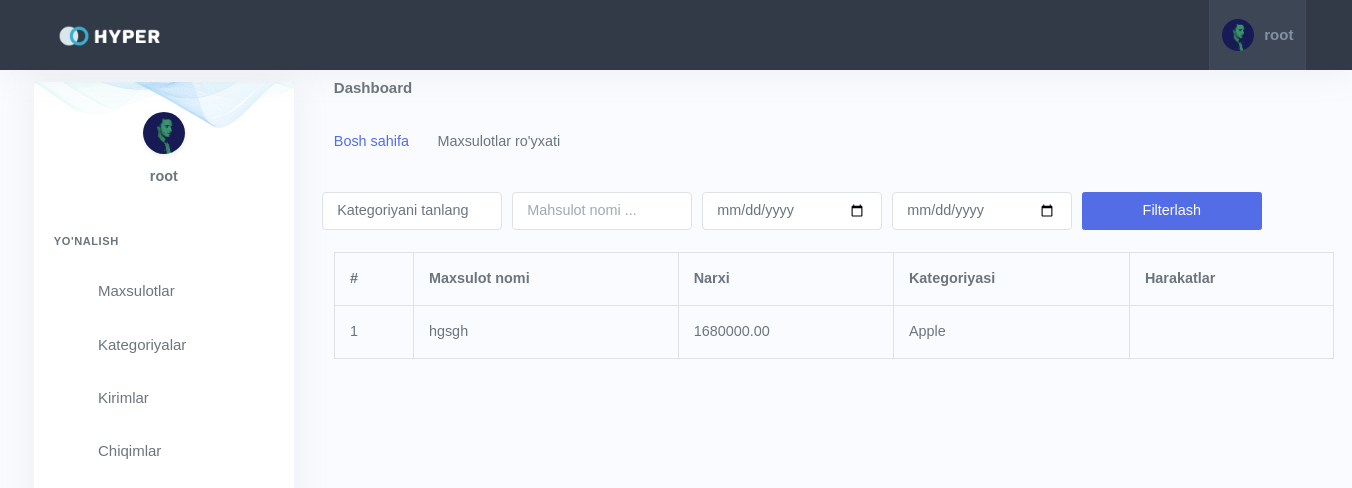
The page /products/ (signed in) on the database as committed earlier.
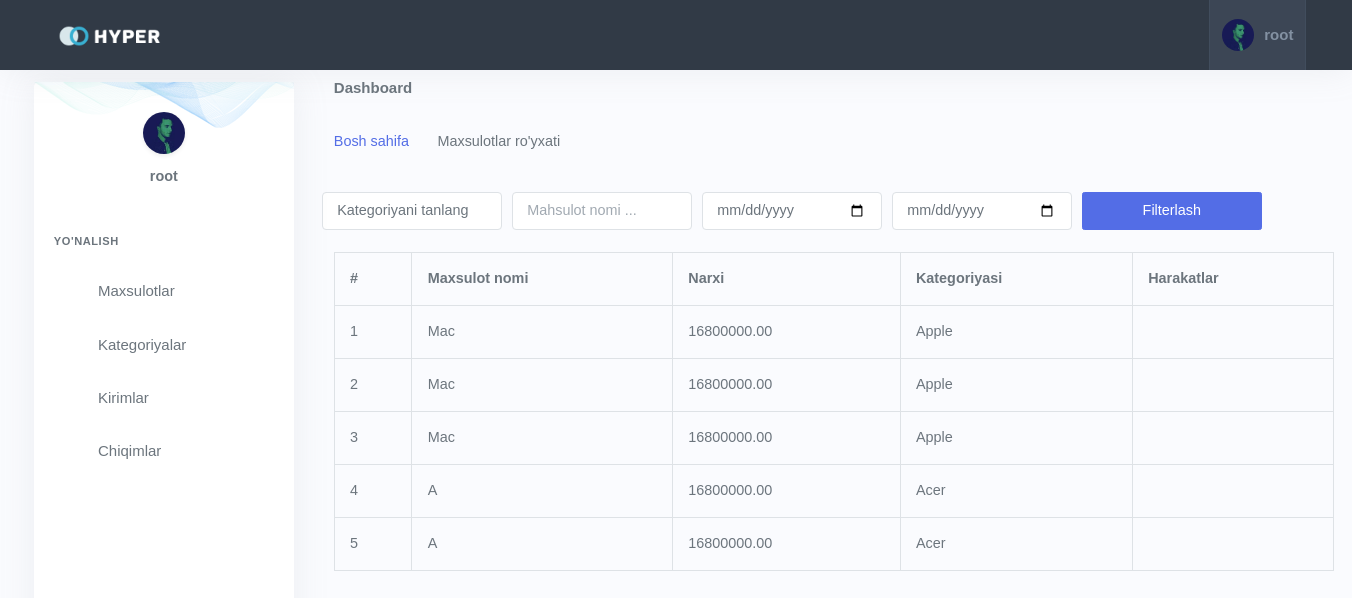
The same page on the database as committed later.
### main/models.py (models this page shows, shortened)
class Product(models.Model):
    name = models.CharField(max_length=200)
    category = models.ForeignKey(Category, on_delete=models.CASCADE)
    image = models.FileField(upload_to='media/products/')
    description = models.TextField()
    price = models.DecimalField(max_digits=10, decimal_places=2)
    quantity = models.PositiveIntegerField()
    created_at = models.DateTimeField(auto_now_add=True)
    qr_code = models.ImageField(blank=True, upload_to="media/qr_codes")

class Category(models.Model):
    name = models.CharField(max_length=100)

### dashboard/views.py (the view, shortened to what this page needs)
# urls.py: path('products/', views.product_list),
@login_required(login_url='log_in')
def product_list(request):
    categories = models.Category.objects.all()
    category_code = request.GET.get('code')
    filter_items = {}
    if category_code:
        filter_items['product__category__code'] = category_code
    products = models.Product.objects.filter(**filter_items)
    context = {
        'products': products,
        'categories': categories,
        'category_code': category_code,
    }
    return render(request, 'dashboard/product/list.html', context)

### templates/dashboard/product/list.html (shortened to what this page needs)
{% extends 'dashboard/base.html' %}
{% load static %}
{% block content %}
<div style="width: 1000px; margin-left: 300px;">
    <div class="col-md-6">
        <div class="page-header-title">
            <h5 class="m-b-10">Dashboard</h5>
        </div>
            <ul class="breadcrumb">
                <li class="breadcrumb-item"><a href="{% url 'index' %}">Bosh sahifa</a></li>
                <li class="breadcrumb-item">Maxsulotlar ro'yxati</li>
            </ul>
    </div>
    <div class="row">
        <div class="col">
            <form method="get" action="{% url 'product_list' %}">
              <div class="row">
                <select class="form-control" style="width: 180px;" name="category_id">
                    <option value="">Kategoriyani tanlang</option>
                </select>
                <input class="form-control" style="width: 180px; margin-left: 10px;" type="text" name="name" placeholder="Mahsulot nomi ..." value="{{ request.GET.name }}">
                <input class="form-control" style="width: 180px; margin-left: 10px;" type="date" name="start_date" value="{{ request.GET.start_date }}">
                <input class="form-control" style="width: 180px; margin-left: 10px;" type="date" name="end_date" value="{{ request.GET.end_date }}">
                <button style="width: 180px; margin-left: 10px;" class="btn btn-primary" type="submit">Filterlash</button>
            </div>
            </form><br>
            <table class="table table-bordered">
                <thead>
                    <tr>
                        <th>#</th>
                        <th>Maxsulot nomi</th>
                        <th>Narxi</th>
                        <th>Kategoriyasi</th>
                        <th>Harakatlar</th>
                    </tr>
                </thead>
                <tbody>
                    {% for product in products %}
                    <tr>
                        <td>{{ forloop.counter }}</td>
                        <td>{{ product.name }}</td>
                        <td>{{ product.price }}</td>
                        <td>{{ product.category.name }}</td>
                        <td>
                        </td>
                    </tr>
                    {% endfor %}
                </tbody>
            </table>
        </div>
    </div>
</div>
{% endblock %}

### templates/dashboard/base.html (shortened to what this page needs)
{% load static %}
<!DOCTYPE html>
<html lang="en" data-layout-mode="detached" data-topbar-color="dark" data-menu-color="light" data-sidenav-user="true">
    <head>
        <link rel="stylesheet" href="{% static 'dashboard/vendor/daterangepicker/daterangepicker.css' %}">
        <link rel="stylesheet" href="{% static 'dashboard/vendor/admin-resources/jquery.vectormap/jquery-jvectormap-1.2.2.css' %}">
        <link href="{% static 'dashboard/css/app-modern.min.css' %}" rel="stylesheet" type="text/css" id="app-style" />
        <link href="{% static 'dashboard/css/icons.min.css' %}" rel="stylesheet" type="text/css" />
    </head>
    <body>
        <div class="wrapper">
            <div class="navbar-custom">
                <div class="topbar container-fluid">
                    <div class="d-flex align-items-center gap-lg-2 gap-1">
                        <div class="logo-topbar">
                            <a href="#" class="logo-light">
                                <span class="logo-lg">
                                    <img src="{% static 'dashboard/images/logo.png' %}" alt="logo">
                                </span>
                            </a>
                        </div>
                        <button class="button-toggle-menu">
                            <i class="mdi mdi-menu"></i>
                        </button>
                    </div>
                    <ul class="topbar-menu d-flex align-items-center gap-3">
                        <li class="d-none d-md-inline-block">
                            <a class="nav-link" href="" data-toggle="fullscreen">
                                <i class="ri-fullscreen-line font-22"></i>
                            </a>
                        </li>
                        {% if user.is_authenticated %}
                        <li class="dropdown">
                            <a class="nav-link dropdown-toggle arrow-none nav-user px-2" data-bs-toggle="dropdown" href="#" role="button" aria-haspopup="false" aria-expanded="false">
                                <span class="account-user-avatar">
                                    <img src="{% static 'dashboard/images/users/avatar-1.jpg' %}" alt="user-image" width="32" class="rounded-circle">
                                </span>
                                <span class="d-lg-flex flex-column gap-1 d-none">
                                    <h5 class="my-0">{{user.username}}</h5>
                                </span>
                            </a>
                        </li>
                        {% endif %}
                    </ul>
                </div>
            </div>
            <div class="leftside-menu">
                <div class="h-100" id="leftside-menu-container" data-simplebar>
                    <div class="leftbar-user">
                        <a href="pages-profile.html">
                            <img src="{% static 'dashboard/images/users/avatar-1.jpg' %}" alt="user-image" height="42" class="rounded-circle shadow-sm">
                            <span class="leftbar-user-name mt-2">{{user.username}}</span>
                        </a>
                    </div>
                    <ul class="side-nav">
                        <li class="side-nav-title">Yo'nalish</li>
                        <li class="side-nav-item">
                            <a data-bs-toggle="collapse" href="#sidebarDashboards1" aria-expanded="false" aria-controls="sidebarDashboards" class="side-nav-link">
                                <i class="uil-home-alt"></i>
                                <span> Maxsulotlar </span>
                            </a>
                        </li>
                        <li class="side-nav-item">
                            <a data-bs-toggle="collapse" href="#sidebarDashboards2" aria-expanded="false" aria-controls="sidebarDashboards" class="side-nav-link">
                                <i class="uil-home-alt"></i>
                                <span> Kategoriyalar </span>
                            </a>
                        </li>
                        <li class="side-nav-item">
                            <a data-bs-toggle="collapse" href="#sidebarDashboards3" aria-expanded="false" aria-controls="sidebarDashboards" class="side-nav-link">
                                <i class="uil-home-alt"></i>
                                <span> Kirimlar </span>
                            </a>
                        </li>
                        <li class="side-nav-item">
                            <a data-bs-toggle="collapse" href="#sidebarDashboards4" aria-expanded="false" aria-controls="sidebarDashboards" class="side-nav-link">
                                <i class="uil-home-alt"></i>
                                <span> Chiqimlar </span>
                            </a>
                        </li>
                    </ul>
                </div>
            </div>
            {% block content %}
            {% endblock %}
        </div>
    </body>
</html>

Rows that differ between the two databases and show on the page:
removed Product: name "hgsgh", price "1680000.00", category.name "Apple"
added Product: name "Mac", price "16800000.00", category.name "Apple"
added Product: name "Mac", price "16800000.00", category.name "Apple"
added Product: name "Mac", price "16800000.00", category.name "Apple"
added Product: name "A", price "16800000.00", category.name "Acer"
added Product: name "A", price "16800000.00", category.name "Acer"
